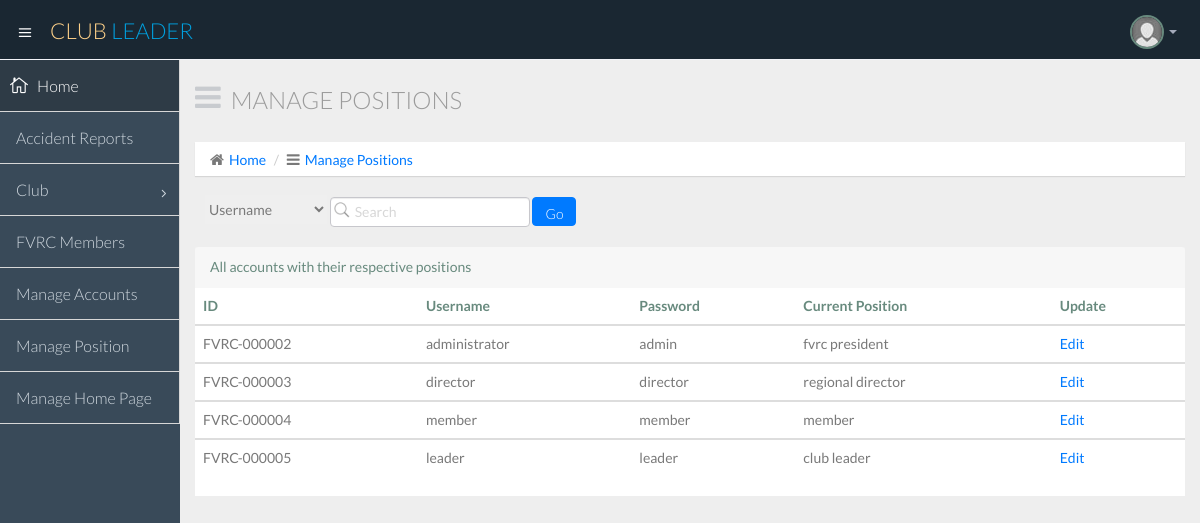
Screenshot of /club_leader_manage_positions.php with the database file from the repository.
### tables this page shows
CREATE TABLE IF NOT EXISTS `accounts` (
  `id_no` varchar(15) NOT NULL,
  `username` varchar(25) NOT NULL,
  `password` varchar(25) NOT NULL,
  `account_status` varchar(25) NOT NULL,
  `position` text NOT NULL,
  `club_name` varchar(25) NOT NULL
);

### club_leader_manage_positions.php (the view, shortened to what this page needs)
<!DOCTYPE html>
<html lang="en">
  <head>
    <link href="css/bootstrap.min.css" rel="stylesheet">
    <link href="css/bootstrap-theme.css" rel="stylesheet">
    <link href="css/elegant-icons-style.css" rel="stylesheet" />
    <link href="css/font-awesome.min.css" rel="stylesheet" />
    <link href="css/style.css" rel="stylesheet">
    <link href="css/style-responsive.css" rel="stylesheet" />
  </head>
  <body>
  <section id="container" class="">
      <header class="header dark-bg">
            <div class="toggle-nav">
                <div class="icon-reorder tooltips" data-original-title="Toggle Navigation" data-placement="bottom"><i class="icon_menu"></i></div>
            </div>
            <a href="club_leader_login.php" class="logo">Club <span class="lite">Leader</span></a>
            <div class="top-nav notification-row">
                <ul class="nav pull-right top-menu">
                    <li class="dropdown">
                        <a data-toggle="dropdown" class="dropdown-toggle" href="#">
                            <span class="profile-ava">
                                <img alt="" src="img/avatar1_small.jpg">
                            </span>
                            <b class="caret"></b>
                        </a>
                    </li>
                </ul>
            </div>
      </header>
           <aside>
          <div id="sidebar"  class="nav-collapse ">
              <ul class="sidebar-menu">
                  <li class="active">
<a class="" href="club_leader_login.php">
                          <i class="icon_house_alt"></i>
                          <span>Home</span>
                      </a>
                  </li>
				  <li class="sub-menu">
                        <a class="" href="club_leader_accident_reports.php">
                          <i class="!icon_genius"></i>
                          <span>Accident Reports</span>
                      </a>
                  </li>
                  <li class="sub-menu">
                       <a href="javascript:;" class="">
                          <i class="!icon_document_alt"></i>
                          <span>Club</span>
                          <span class="menu-arrow arrow_carrot-right"></span>
                      </a>
                  </li>
				  <li>
                      <a class="" href="club_leader_all_fvrc_members.php">
                          <i class="!icon_piechart"></i>
                          <span>FVRC Members</span>
                      </a>
                  </li>
                  <li>
                      <a class="" href="club_leader_manage_accounts.php">
                          <i class="!icon_genius"></i>
                          <span>Manage Accounts</span>
                      </a>
                  </li>
                  <li>
                      <a class="" href="club_leader_manage_positions.php">
                          <i class="!icon_piechart"></i>
                          <span>Manage Position</span>
                      </a>
                  </li>
				  <li>
                      <a class="" href="club_leader_manage_homepage.php">
                          <i class="!icon_piechart"></i>
                          <span>Manage Home Page</span>
                      </a>
                  </li>
              </ul>
          </div>
      </aside>
      <section id="main-content">
          <section class="wrapper">
		  <div class="row">
				<div class="col-lg-12">
					<h3 class="page-header"><i class="fa fa fa-bars"></i> Manage Positions</h3>
					<ol class="breadcrumb">
						<li><i class="fa fa-home"></i><a href="club_leader_login.php">Home</a></li>
						<li><i class="fa fa-bars"></i><a href="club_leader_manage_positions.php">Manage Positions</a></li>
					</ol>
				</div>
			</div>
                <ul class="nav top-menu">
                    <li>
                        <form class="navbar-form" action="<?php echo $_SERVER['PHP_SELF']?>" method="POST">
                           <select name="category" style="height: 29px; border: 1px grey;">
							<option value="username">Username</option>
							</select>
						   <input class="form-control" placeholder="Search" type="text" name="keyword">
                           <input class="btn btn-primary" style="height: 29px;" type="submit" value="Go" name="searching">
                        </form>
                    </li>
                </ul>
			  <br>
			   <header class="panel-heading">
                            All accounts with their respective positions
							<?php
								if(isset($_POST['searching'])){
									$query1=mysql_query("SELECT * from `accounts` where `$_POST[category]` like '%$_POST[keyword]%'");
									$_SESSION['category']=$_POST['category'];
								$_SESSION['keyword']=$_POST['keyword'];
								}else{
								$query1=mysql_query("SELECT * from `accounts`");
								}
							?>
                          </header>
                          <div style="background-color: white;" class="table-responsive">
                            <table class="table">
                              <thead>
                                <tr>
                                  <th>ID</th>
                                  <th>Username</th>
                                  <th>Password</th>
                                  <th>Current Position</th>
                                  <th>Update</th>
                                </tr>
                              </thead>
							  <?php
								while($row=mysql_fetch_array($query1)){
								?>
                              <tbody>
                                <tr>
                                  <td><?php  echo $row['id_no']; ?></td>
                                  <td><?php echo $row['username']; ?></td>
                                  <td><?php echo $row['password']; ?></td>
                                  <td><?php echo $row['position']; ?></td>
                               <?php  echo '<td class="">'."<a href='manage_position2.php?id=".$row['id_no']."'>Edit</a>".'</td>'.'</tr>' ?>
								 </tbody>
							<?php
							}
							?>
                            </table>
                          </div>
                      </section>
          </section>
      </section>
  </body>
</html>

### rows the page displays
accounts: id_no "FVRC-000002", username "administrator", password "admin", position "fvrc president"
accounts: id_no "FVRC-000003", username "director", password "director", position "regional director"
accounts: id_no "FVRC-000004", username "member", password "member", position "member"
accounts: id_no "FVRC-000005", username "leader", password "leader", position "club leader"
